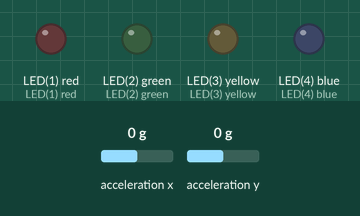
Simulated run of this program. Board: pyboard running MicroPython. Parts: output pins drawn as LEDs (lit = HIGH). Inputs (shaded band) come from the test bench; at power-on: acceleration x 0 g, acceleration y 0 g.

Above: at 1.2 s.
1.3 s: acceleration x set to -1.4 g
At 1.6 s:
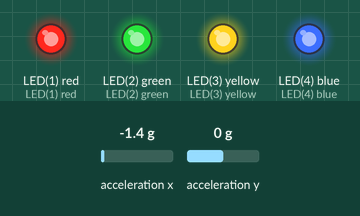
2.8 s: acceleration x set to -1.2 g
4.3 s: acceleration x set to -0.9 g
At 5.1 s:
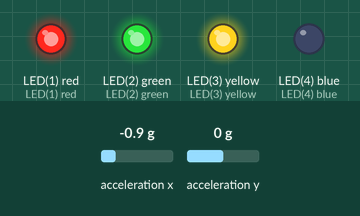
5.8 s: acceleration x set to -0.6 g
At 6.2 s:
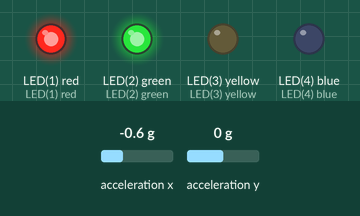
7.3 s: acceleration x set to -0.8 g
At 8.5 s:
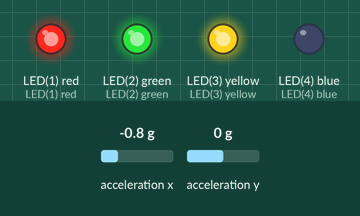
Timing chart, 0 to 9.8 s (numbered marks = the images above; inputs shaded):
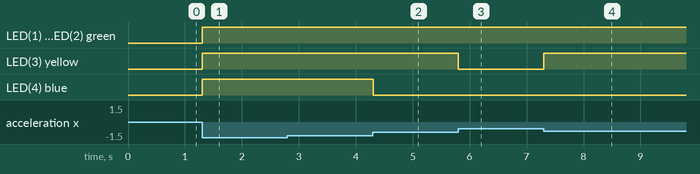

The program:

led_accel.py
```python
"""
Small program to show the acceleration of the x and y axis on the LEDs. The
more you accelerate the board, the more LEDs light up.

An easy way to test this is to hold the board vertically. This causes the
gravity to "pull" on the accelerator – the LEDs light up.

"""
import pyb
import math

leds = [pyb.LED(i) for i in [1, 2, 3, 4]]
ac = pyb.Accel()

def accel():
    """
    Return the maximum absolute acceleration in x or y direction.

    Should return values between 0 and 30.

    """
    vals = [abs(x) for x in [ac.x(), ac.y()]]
    return max(vals)

def show_leds(n):
    """
    Enable n LEDs.

    The parameter n should be in the 1..4 range.

    """
    for i, led in enumerate(leds, 1):
        if i <= n:
            led.on()
        else:
            led.off()

while 1:
    a = accel()
    nof_leds = math.ceil(a / 7.5)
    show_leds(nof_leds)
    pyb.delay(5)
```

Measured:
- the behaviour switches between -1.1 and -1 g on acceleration x (found by bisection; images 1 and 2)
- the behaviour switches between -0.8 and -0.7 g on acceleration x (found by bisection; images 2 and 3)
- after the input at 1.3 s, LED(1) red, LED(2) green, LED(3) yellow, LED(4) blue: LOW → HIGH at once
- after the input at 2.8 s, every drawn part: stays the same
- after the input at 4.3 s, LED(4) blue: HIGH → LOW at once
- after the input at 5.8 s, LED(3) yellow: HIGH → LOW at once
- after the input at 7.3 s, LED(3) yellow: LOW → HIGH at once
